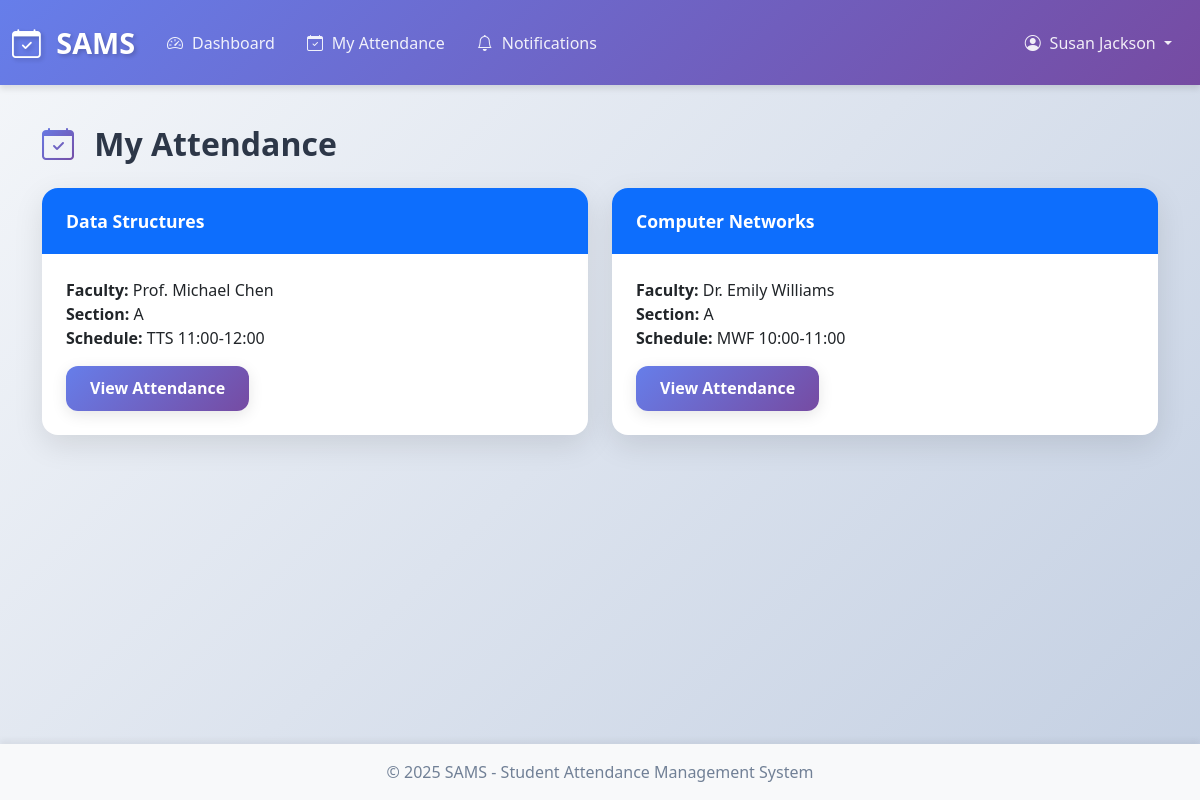
The page /student/attendance (signed in) on the database its author committed.
### app.py (models this page shows)
class User(db.Model):
    __tablename__ = 'users'
    id = db.Column(db.Integer, primary_key=True)
    username = db.Column(db.String(80), unique=True, nullable=False)
    email = db.Column(db.String(120), unique=True, nullable=False)
    password_hash = db.Column(db.String(200), nullable=False)
    role = db.Column(db.String(20), nullable=False)
    full_name = db.Column(db.String(100), nullable=False)
    created_at = db.Column(db.DateTime, default=datetime.utcnow)
    is_active = db.Column(db.Boolean, default=True)

class Enrollment(db.Model):
    __tablename__ = 'enrollments'
    id = db.Column(db.Integer, primary_key=True)
    student_id = db.Column(db.Integer, db.ForeignKey('students.id'), nullable=False)
    class_id = db.Column(db.Integer, db.ForeignKey('classes.id'), nullable=False)
    enrollment_date = db.Column(db.DateTime, default=datetime.utcnow)
    student = db.relationship('Student', backref='enrollments')
    class_ref = db.relationship('Class', backref='enrollments')

class Course(db.Model):
    __tablename__ = 'courses'
    id = db.Column(db.Integer, primary_key=True)
    course_code = db.Column(db.String(20), unique=True, nullable=False)
    course_name = db.Column(db.String(100), nullable=False)
    department = db.Column(db.String(100))
    credits = db.Column(db.Integer)
    year = db.Column(db.Integer)
    semester = db.Column(db.Integer)

class Class(db.Model):
    __tablename__ = 'classes'
    id = db.Column(db.Integer, primary_key=True)
    course_id = db.Column(db.Integer, db.ForeignKey('courses.id'), nullable=False)
    faculty_id = db.Column(db.Integer, db.ForeignKey('faculty.id'), nullable=False)
    section = db.Column(db.String(10))
    schedule = db.Column(db.String(100))
    room = db.Column(db.String(20))
    course = db.relationship('Course', backref='classes')
    faculty = db.relationship('Faculty', backref='classes')

### app.py (the view)
@app.route('/student/attendance')
@role_required('student')
def student_attendance():
    student = get_current_student()
    if not student:
        return redirect(url_for('login'))
    enrollments = Enrollment.query.filter_by(student_id=student.id).all()
    return render_template('student/attendance.html',
                         student=student,
                         enrollments=enrollments)

### app.py (called while the page is built)
@app.before_request
def check_session_timeout():
    if 'user_id' in session:
        session.permanent = True
        last_activity = session.get('last_activity')
        if last_activity:
            last_activity_time = datetime.fromisoformat(last_activity)
            if datetime.now() - last_activity_time > timedelta(minutes=30):
                session.clear()
                flash('Your session has expired. Please log in again.', 'warning')
                return redirect(url_for('login'))
        session['last_activity'] = datetime.now().isoformat()

def role_required(*roles):
    def decorator(f):
        @wraps(f)
        def decorated_function(*args, **kwargs):
            if 'user_id' not in session:
                flash('Please log in to access this page.', 'warning')
                return redirect(url_for('login'))
            user = User.query.get(session['user_id'])
            if not user:
                session.clear()
                flash('Your session is invalid. Please log in again.', 'warning')
                return redirect(url_for('login'))
            if user.role not in roles:
                flash('You do not have permission to access this page.', 'danger')
                return redirect(url_for('dashboard'))
            return f(*args, **kwargs)
        return decorated_function
    return decorator

def get_current_student():
    student = Student.query.filter_by(user_id=session.get('user_id')).first()
    if not student:
        session.clear()
        flash('Student profile not found. Please contact admin.', 'danger')
        return None
    return student

### templates/student/attendance.html
{% extends "base.html" %}
{% block content %}
<h2><i class="bi bi-calendar-check"></i> My Attendance</h2>
<div class="row">
{% for enrollment in enrollments %}
    <div class="col-md-6 mb-3">
        <div class="card">
            <div class="card-header bg-primary text-white">{{ enrollment.class_ref.course.course_name }}</div>
            <div class="card-body">
                <p><strong>Faculty:</strong> {{ enrollment.class_ref.faculty.user.full_name }}<br>
                <strong>Section:</strong> {{ enrollment.class_ref.section }}<br>
                <strong>Schedule:</strong> {{ enrollment.class_ref.schedule }}</p>
                <a href="{{ url_for('student_class_attendance', class_id=enrollment.class_id) }}" class="btn btn-primary">View Attendance</a>
            </div>
        </div>
    </div>
{% endfor %}
</div>
{% endblock %}

### templates/base.html (shortened to what this page needs)
<!DOCTYPE html>
<html lang="en">
<head>
    <link href="https://cdn.jsdelivr.net/npm/bootstrap@5.3.0/dist/css/bootstrap.min.css" rel="stylesheet">
    <link rel="stylesheet" href="https://cdn.jsdelivr.net/npm/bootstrap-icons@1.10.0/font/bootstrap-icons.css">
    <link rel="stylesheet" href="{{ url_for('static', filename='css/style.css') }}">
</head>
<body>
    {% if session.user_id %}
    <nav class="navbar navbar-expand-lg navbar-dark bg-primary">
        <div class="container-fluid">
            <a class="navbar-brand" href="{{ url_for('dashboard') }}">
                <i class="bi bi-calendar-check"></i> SAMS
            </a>
            <div class="collapse navbar-collapse" id="navbarNav">
                <ul class="navbar-nav me-auto">
                    {% if session.role == 'admin' %}
                    <li class="nav-item">
                        <a class="nav-link" href="{{ url_for('admin_dashboard') }}">
                            <i class="bi bi-speedometer2"></i> Dashboard
                        </a>
                    </li>
                    <li class="nav-item">
                        <a class="nav-link" href="{{ url_for('admin_users') }}">
                            <i class="bi bi-people"></i> Users
                        </a>
                    </li>
                    <li class="nav-item">
                        <a class="nav-link" href="{{ url_for('admin_courses') }}">
                            <i class="bi bi-book"></i> Courses
                        </a>
                    </li>
                    <li class="nav-item">
                        <a class="nav-link" href="{{ url_for('admin_classes') }}">
                            <i class="bi bi-door-open"></i> Classes
                        </a>
                    </li>
                    <li class="nav-item">
                        <a class="nav-link" href="{{ url_for('admin_reports') }}">
                            <i class="bi bi-file-earmark-text"></i> Reports
                        </a>
                    </li>
                    {% elif session.role == 'student' %}
                    <li class="nav-item">
                        <a class="nav-link" href="{{ url_for('student_dashboard') }}">
                            <i class="bi bi-speedometer2"></i> Dashboard
                        </a>
                    </li>
                    <li class="nav-item">
                        <a class="nav-link" href="{{ url_for('student_attendance') }}">
                            <i class="bi bi-calendar-check"></i> My Attendance
                        </a>
                    </li>
                    <li class="nav-item">
                        <a class="nav-link" href="{{ url_for('student_notifications') }}">
                            <i class="bi bi-bell"></i> Notifications
                        </a>
                    </li>
                    {% endif %}
                </ul>
                <ul class="navbar-nav">
                    <li class="nav-item dropdown">
                        <a class="nav-link dropdown-toggle" href="#" id="navbarDropdown" role="button" data-bs-toggle="dropdown">
                            <i class="bi bi-person-circle"></i> {{ session.full_name }}
                        </a>
                    </li>
                </ul>
            </div>
        </div>
    </nav>
    {% endif %}
    <main class="container my-4">
        {% block content %}{% endblock %}
    </main>
    <footer class="footer mt-auto py-3 bg-light">
        <div class="container text-center">
            <span class="text-muted">© 2025 SAMS - Student Attendance Management System</span>
        </div>
    </footer>
</body>
</html>

### static/css/style.css (style rules this page uses)
:root { --primary-gradient: linear-gradient(135deg, #667eea 0%, #764ba2 100%); --success-gradient: linear-gradient(135deg, #11998e 0%, #38ef7d 100%); --info-gradient: linear-gradient(135deg, #2193b0 0%, #6dd5ed 100%); --warning-gradient: linear-gradient(135deg, #f093fb 0%, #f5576c 100%); --danger-gradient: linear-gradient(135deg, #fa709a 0%, #fee140 100%); --dark-gradient: linear-gradient(135deg, #434343 0%, #000000 100%); }
* { margin: 0; padding: 0; box-sizing: border-box; }
body { background: linear-gradient(135deg, #f5f7fa 0%, #c3cfe2 100%); min-height: 100vh; display: flex; flex-direction: column; font-family: 'Segoe UI', Tahoma, Geneva, Verdana, sans-serif; color: #2d3748; }
main { flex: 1; }
.navbar { background: var(--primary-gradient) !important; box-shadow: 0 4px 6px rgba(0,0,0,0.1); padding: 1rem 0; }
.navbar-brand { font-weight: 700; font-size: 1.8rem; color: white !important; text-shadow: 2px 2px 4px rgba(0,0,0,0.2); transition: transform 0.3s ease; }
.navbar-brand i { margin-right: 0.5rem; animation: pulse 2s infinite; }
.nav-link { color: rgba(255,255,255,0.9) !important; font-weight: 500; transition: all 0.3s ease; padding: 0.5rem 1rem !important; border-radius: 0.5rem; }
.nav-link i { margin-right: 0.3rem; }
.card { border: none; border-radius: 1rem; box-shadow: 0 10px 30px rgba(0,0,0,0.1); margin-bottom: 2rem; transition: all 0.3s ease; overflow: hidden; }
.card-header { font-weight: 600; font-size: 1.1rem; border-bottom: none; padding: 1.25rem 1.5rem; }
.card-body { padding: 1.5rem; }
.btn { border-radius: 0.75rem; padding: 0.65rem 1.5rem; font-weight: 600; transition: all 0.3s ease; border: none; box-shadow: 0 4px 15px rgba(0,0,0,0.1); }
.btn-primary { background: var(--primary-gradient); }
.footer { background: white; padding: 2rem 0; margin-top: 3rem; box-shadow: 0 -4px 6px rgba(0,0,0,0.05); }
.footer .text-muted { color: #718096 !important; font-weight: 500; }
h1, h2, h3, h4, h5, h6 { color: #2d3748; font-weight: 700; margin-bottom: 1.5rem; }
h2 { font-size: 2rem; }
h2 i { margin-right: 0.75rem; background: var(--primary-gradient); -webkit-background-clip: text; -webkit-text-fill-color: transparent; background-clip: text; }

### rows shown on the page
User: full_name "Susan Jackson"
Enrollment: class_ref.course.course_name "Data Structures", class_ref.faculty.user.full_name "Prof. Michael Chen", class_ref.section "A", class_ref.schedule "TTS 11:00-12:00"
Enrollment: class_ref.course.course_name "Computer Networks", class_ref.faculty.user.full_name "Dr. Emily Williams", class_ref.section "A", class_ref.schedule "MWF 10:00-11:00"
